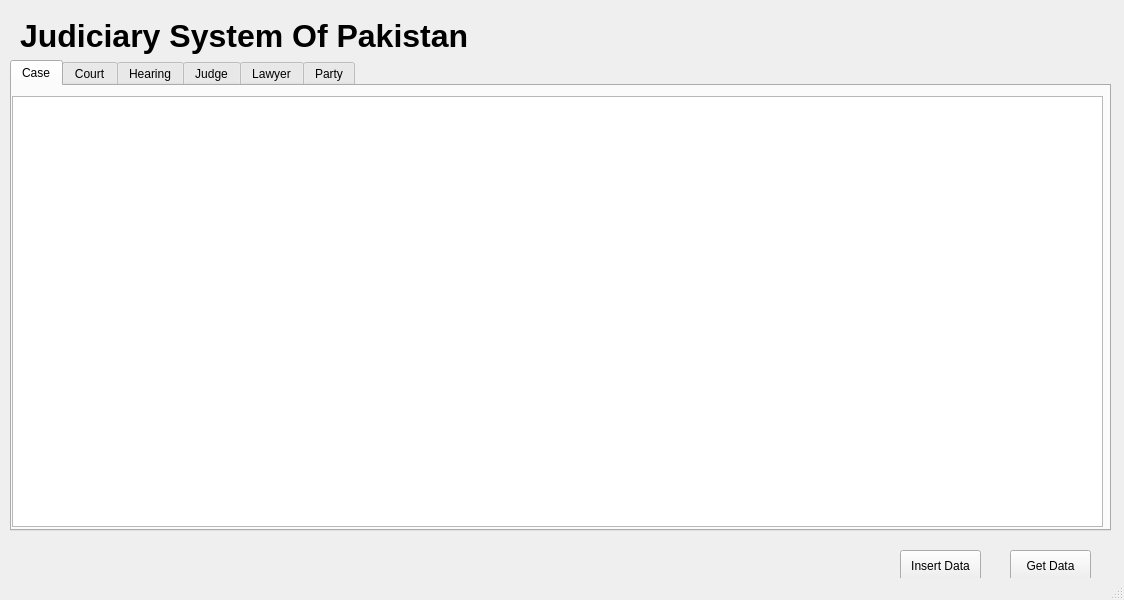
<?xml version="1.0" encoding="UTF-8"?>
<ui version="4.0">
 <class>MainWindow</class>
 <widget class="QMainWindow" name="MainWindow">
  <property name="geometry">
   <rect>
    <x>0</x>
    <y>0</y>
    <width>1124</width>
    <height>600</height>
   </rect>
  </property>
  <property name="windowTitle">
   <string>MainWindow</string>
  </property>
  <widget class="QWidget" name="centralwidget">
   <widget class="QTabWidget" name="tabWidget">
    <property name="geometry">
     <rect>
      <x>10</x>
      <y>60</y>
      <width>1101</width>
      <height>471</height>
     </rect>
    </property>
    <property name="currentIndex">
     <number>0</number>
    </property>
    <widget class="QWidget" name="tab_Case_">
     <attribute name="title">
      <string>Case</string>
     </attribute>
     <widget class="QTableWidget" name="Case_">
      <property name="geometry">
       <rect>
        <x>0</x>
        <y>10</y>
        <width>1091</width>
        <height>431</height>
       </rect>
      </property>
     </widget>
    </widget>
    <widget class="QWidget" name="tab_Court">
     <attribute name="title">
      <string>Court</string>
     </attribute>
     <widget class="QTableWidget" name="Court">
      <property name="geometry">
       <rect>
        <x>0</x>
        <y>10</y>
        <width>1091</width>
        <height>431</height>
       </rect>
      </property>
     </widget>
    </widget>
    <widget class="QWidget" name="tab_Hearing">
     <attribute name="title">
      <string>Hearing</string>
     </attribute>
     <widget class="QTableWidget" name="Hearing">
      <property name="geometry">
       <rect>
        <x>0</x>
        <y>10</y>
        <width>1091</width>
        <height>431</height>
       </rect>
      </property>
     </widget>
    </widget>
    <widget class="QWidget" name="tab_Judge">
     <attribute name="title">
      <string>Judge</string>
     </attribute>
     <widget class="QTableWidget" name="Judge">
      <property name="geometry">
       <rect>
        <x>0</x>
        <y>10</y>
        <width>1091</width>
        <height>431</height>
       </rect>
      </property>
     </widget>
    </widget>
    <widget class="QWidget" name="tab_Lawyer">
     <attribute name="title">
      <string>Lawyer</string>
     </attribute>
     <widget class="QTableWidget" name="Lawyer">
      <property name="geometry">
       <rect>
        <x>0</x>
        <y>10</y>
        <width>1091</width>
        <height>431</height>
       </rect>
      </property>
     </widget>
    </widget>
    <widget class="QWidget" name="tab_Party">
     <attribute name="title">
      <string>Party</string>
     </attribute>
     <widget class="QTableWidget" name="Party">
      <property name="geometry">
       <rect>
        <x>0</x>
        <y>10</y>
        <width>1091</width>
        <height>431</height>
       </rect>
      </property>
     </widget>
    </widget>
   </widget>
   <widget class="QPushButton" name="btn_GetData">
    <property name="geometry">
     <rect>
      <x>1010</x>
      <y>550</y>
      <width>81</width>
      <height>31</height>
     </rect>
    </property>
    <property name="text">
     <string>Get Data</string>
    </property>
   </widget>
   <widget class="QLabel" name="label">
    <property name="geometry">
     <rect>
      <x>20</x>
      <y>10</y>
      <width>841</width>
      <height>51</height>
     </rect>
    </property>
    <property name="font">
     <font>
      <pointsize>24</pointsize>
      <weight>75</weight>
      <bold>true</bold>
     </font>
    </property>
    <property name="text">
     <string>Judiciary System Of Pakistan</string>
    </property>
   </widget>
   <widget class="QPushButton" name="btn_InsertData">
    <property name="geometry">
     <rect>
      <x>900</x>
      <y>550</y>
      <width>81</width>
      <height>31</height>
     </rect>
    </property>
    <property name="text">
     <string>Insert Data</string>
    </property>
   </widget>
  </widget>
  <widget class="QStatusBar" name="statusbar"/>
 </widget>
 <tabstops>
  <tabstop>btn_GetData</tabstop>
  <tabstop>tabWidget</tabstop>
  <tabstop>Case_</tabstop>
  <tabstop>Court</tabstop>
  <tabstop>Hearing</tabstop>
  <tabstop>Judge</tabstop>
  <tabstop>Lawyer</tabstop>
  <tabstop>Party</tabstop>
 </tabstops>
 <resources/>
 <connections/>
</ui>
